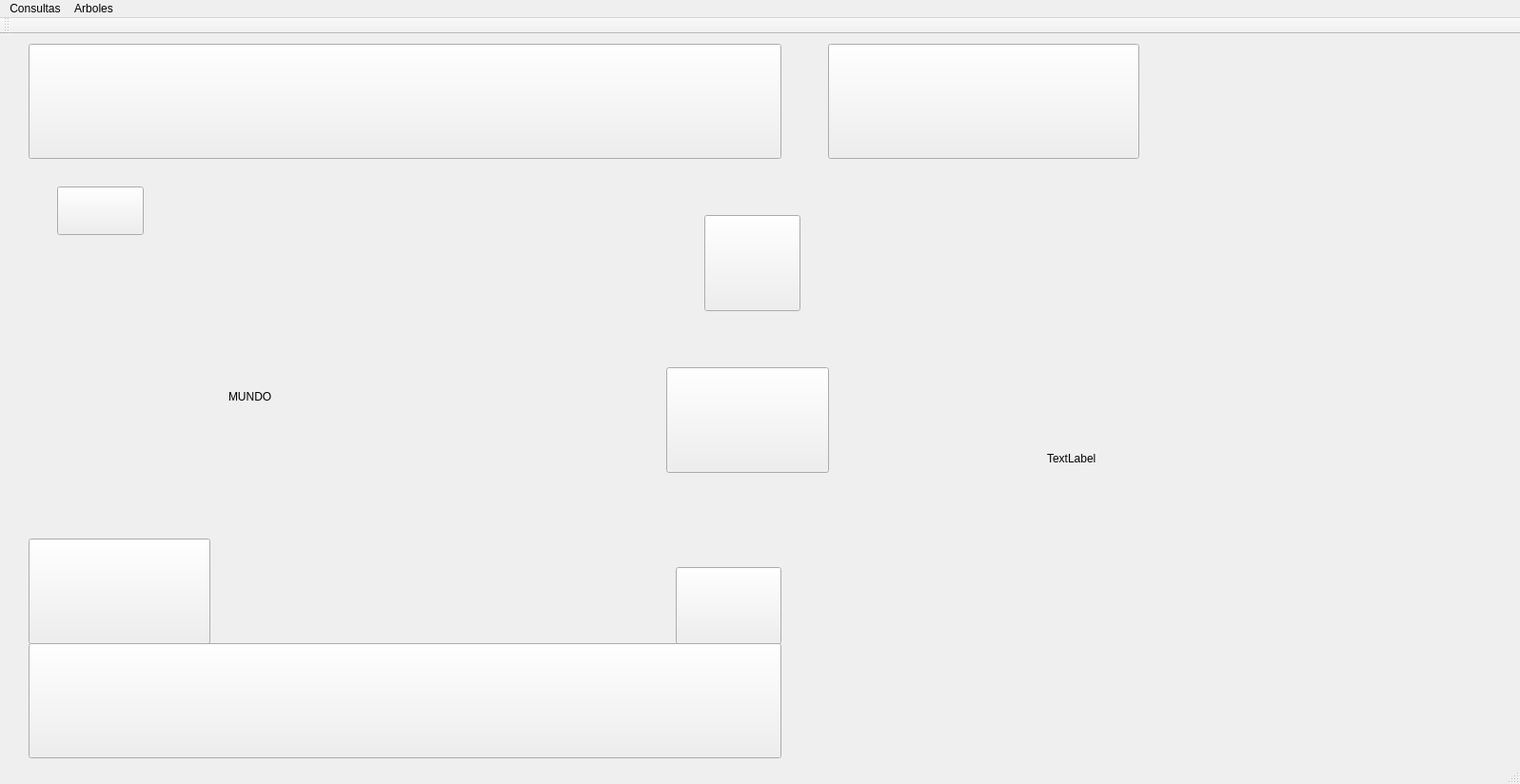
<?xml version="1.0" encoding="UTF-8"?>
<ui version="4.0">
 <class>VentanaPrincipal</class>
 <widget class="QMainWindow" name="VentanaPrincipal">
  <property name="geometry">
   <rect>
    <x>0</x>
    <y>0</y>
    <width>1597</width>
    <height>824</height>
   </rect>
  </property>
  <property name="windowTitle">
   <string>El Mundo</string>
  </property>
  <property name="windowIcon">
   <iconset resource="recursos.qrc">
    <normaloff>:/recursos/imagenes/icono_Tierra.png</normaloff>:/recursos/imagenes/icono_Tierra.png</iconset>
  </property>
  <property name="styleSheet">
   <string notr="true"/>
  </property>
  <property name="iconSize">
   <size>
    <width>18</width>
    <height>20</height>
   </size>
  </property>
  <property name="tabShape">
   <enum>QTabWidget::Rounded</enum>
  </property>
  <widget class="QWidget" name="centralWidget">
   <property name="styleSheet">
    <string notr="true">background-image: url(:/recursos/imagenes/nebulosa.jpg);</string>
   </property>
   <widget class="QPushButton" name="Paraiso">
    <property name="geometry">
     <rect>
      <x>30</x>
      <y>10</y>
      <width>791</width>
      <height>121</height>
     </rect>
    </property>
    <property name="text">
     <string/>
    </property>
    <property name="icon">
     <iconset resource="recursos.qrc">
      <normaloff>:/recursos/imagenes/tiraCielo.jpg</normaloff>:/recursos/imagenes/tiraCielo.jpg</iconset>
    </property>
    <property name="iconSize">
     <size>
      <width>791</width>
      <height>121</height>
     </size>
    </property>
   </widget>
   <widget class="QPushButton" name="pushButton_2">
    <property name="geometry">
     <rect>
      <x>700</x>
      <y>350</y>
      <width>171</width>
      <height>111</height>
     </rect>
    </property>
    <property name="text">
     <string/>
    </property>
    <property name="icon">
     <iconset resource="recursos.qrc">
      <normaloff>:/recursos/imagenes/mapaMundi.jpg</normaloff>:/recursos/imagenes/mapaMundi.jpg</iconset>
    </property>
    <property name="iconSize">
     <size>
      <width>172</width>
      <height>118</height>
     </size>
    </property>
   </widget>
   <widget class="QPushButton" name="Infierno">
    <property name="geometry">
     <rect>
      <x>30</x>
      <y>640</y>
      <width>791</width>
      <height>121</height>
     </rect>
    </property>
    <property name="text">
     <string/>
    </property>
    <property name="icon">
     <iconset resource="recursos.qrc">
      <normaloff>:/recursos/imagenes/tiraCInfierno.jpg</normaloff>:/recursos/imagenes/tiraCInfierno.jpg</iconset>
    </property>
    <property name="iconSize">
     <size>
      <width>791</width>
      <height>121</height>
     </size>
    </property>
   </widget>
   <widget class="QPushButton" name="generarPecados">
    <property name="geometry">
     <rect>
      <x>30</x>
      <y>530</y>
      <width>191</width>
      <height>111</height>
     </rect>
    </property>
    <property name="text">
     <string/>
    </property>
    <property name="icon">
     <iconset resource="recursos.qrc">
      <normaloff>:/recursos/imagenes/losPecados.jpeg</normaloff>:/recursos/imagenes/losPecados.jpeg</iconset>
    </property>
    <property name="iconSize">
     <size>
      <width>201</width>
      <height>111</height>
     </size>
    </property>
   </widget>
   <widget class="QPushButton" name="condenar">
    <property name="geometry">
     <rect>
      <x>710</x>
      <y>560</y>
      <width>111</width>
      <height>81</height>
     </rect>
    </property>
    <property name="text">
     <string/>
    </property>
    <property name="icon">
     <iconset resource="recursos.qrc">
      <normaloff>:/recursos/imagenes/Condenación.jpg</normaloff>:/recursos/imagenes/Condenación.jpg</iconset>
    </property>
    <property name="iconSize">
     <size>
      <width>128</width>
      <height>105</height>
     </size>
    </property>
   </widget>
   <widget class="QPushButton" name="generarNacimientos">
    <property name="geometry">
     <rect>
      <x>60</x>
      <y>160</y>
      <width>91</width>
      <height>51</height>
     </rect>
    </property>
    <property name="text">
     <string/>
    </property>
    <property name="icon">
     <iconset resource="recursos.qrc">
      <normaloff>:/recursos/imagenes/Nacimientos.jpg</normaloff>:/recursos/imagenes/Nacimientos.jpg</iconset>
    </property>
    <property name="iconSize">
     <size>
      <width>115</width>
      <height>77</height>
     </size>
    </property>
   </widget>
   <widget class="QPushButton" name="pushButton_7">
    <property name="geometry">
     <rect>
      <x>870</x>
      <y>10</y>
      <width>327</width>
      <height>121</height>
     </rect>
    </property>
    <property name="text">
     <string/>
    </property>
    <property name="icon">
     <iconset resource="recursos.qrc">
      <normaloff>:/recursos/imagenes/guardianCielo.png</normaloff>:/recursos/imagenes/guardianCielo.png</iconset>
    </property>
    <property name="iconSize">
     <size>
      <width>327</width>
      <height>121</height>
     </size>
    </property>
   </widget>
   <widget class="QPushButton" name="verInfoPersonas">
    <property name="geometry">
     <rect>
      <x>740</x>
      <y>190</y>
      <width>101</width>
      <height>101</height>
     </rect>
    </property>
    <property name="text">
     <string/>
    </property>
    <property name="icon">
     <iconset resource="recursos.qrc">
      <normaloff>:/recursos/imagenes/hombrePerfecto.jpg</normaloff>:/recursos/imagenes/hombrePerfecto.jpg</iconset>
    </property>
    <property name="iconSize">
     <size>
      <width>100</width>
      <height>100</height>
     </size>
    </property>
   </widget>
   <widget class="QLabel" name="mundoGira">
    <property name="geometry">
     <rect>
      <x>240</x>
      <y>210</y>
      <width>441</width>
      <height>341</height>
     </rect>
    </property>
    <property name="text">
     <string>MUNDO</string>
    </property>
   </widget>
   <widget class="QLabel" name="arbolGif">
    <property name="geometry">
     <rect>
      <x>1100</x>
      <y>180</y>
      <width>421</width>
      <height>531</height>
     </rect>
    </property>
    <property name="text">
     <string>TextLabel</string>
    </property>
   </widget>
  </widget>
  <widget class="QMenuBar" name="menuBar">
   <property name="geometry">
    <rect>
     <x>0</x>
     <y>0</y>
     <width>1597</width>
     <height>20</height>
    </rect>
   </property>
   <property name="styleSheet">
    <string notr="true"/>
   </property>
   <widget class="QMenu" name="menuConsultas">
    <property name="title">
     <string>Consultas</string>
    </property>
    <widget class="QMenu" name="menuVer_pecadores">
     <property name="title">
      <string>Ver pecadores</string>
     </property>
     <addaction name="separator"/>
     <addaction name="actionPecados_Familiares_ID"/>
     <addaction name="separator"/>
     <addaction name="actionPecados_Filtro"/>
    </widget>
    <addaction name="actionTop_10_m_s_pecadores"/>
    <addaction name="actionTop_5_pa_ses_menos_pecadores"/>
    <addaction name="separator"/>
    <addaction name="menuVer_pecadores"/>
    <addaction name="separator"/>
    <addaction name="actionBuscar_por_apellido_y_pa_s_2"/>
    <addaction name="separator"/>
    <addaction name="actionHumanos_en_el_para_so"/>
    <addaction name="actionHumanos_en_el_infierno"/>
    <addaction name="separator"/>
    <addaction name="actionDestinados_a_la_salvaci_n"/>
    <addaction name="actionDestinados_a_la_salvaci_n_lista"/>
   </widget>
   <widget class="QMenu" name="menuArboles">
    <property name="title">
     <string>Arboles</string>
    </property>
    <addaction name="action_rbol_Apellidos"/>
    <addaction name="actionArbol_AVL"/>
    <addaction name="action_rbol_Mundo"/>
   </widget>
   <addaction name="menuConsultas"/>
   <addaction name="menuArboles"/>
  </widget>
  <widget class="QToolBar" name="mainToolBar">
   <attribute name="toolBarArea">
    <enum>TopToolBarArea</enum>
   </attribute>
   <attribute name="toolBarBreak">
    <bool>false</bool>
   </attribute>
  </widget>
  <widget class="QStatusBar" name="statusBar"/>
  <action name="actionTop_10_m_s_pecadores">
   <property name="text">
    <string>Top 10 países más pecadores</string>
   </property>
  </action>
  <action name="actionTop_5_pa_ses_menos_pecadores">
   <property name="text">
    <string>Top 5 países menos pecadores</string>
   </property>
  </action>
  <action name="action_rbol_Apellidos">
   <property name="text">
    <string>Árbol Apellidos</string>
   </property>
  </action>
  <action name="actionPecados_Familiares_ID">
   <property name="text">
    <string>Pecados Familiares (ID)</string>
   </property>
  </action>
  <action name="actionBuscar_por_apellido_y_pa_s_2">
   <property name="text">
    <string>Buscar por apellido y país</string>
   </property>
  </action>
  <action name="actionHumanos_en_el_para_so">
   <property name="text">
    <string>Humanos en el paraíso</string>
   </property>
  </action>
  <action name="actionHumanos_en_el_infierno">
   <property name="text">
    <string>Humanos en el infierno</string>
   </property>
  </action>
  <action name="actionDestinados_a_la_salvaci_n">
   <property name="text">
    <string>Destinados a la salvación (arbol)</string>
   </property>
  </action>
  <action name="actionArbol_AVL">
   <property name="text">
    <string>Arbol AVL</string>
   </property>
  </action>
  <action name="actionDestinados_a_la_salvaci_n_lista">
   <property name="text">
    <string>Destinados a la salvación (lista)</string>
   </property>
  </action>
  <action name="actionPecados_Filtro">
   <property name="text">
    <string>Pecados (Filtro)</string>
   </property>
  </action>
  <action name="action_rbol_Mundo">
   <property name="text">
    <string>Árbol Mundo</string>
   </property>
  </action>
 </widget>
 <layoutdefault spacing="6" margin="11"/>
 <resources>
  <include location="recursos.qrc"/>
 </resources>
 <connections/>
</ui>
